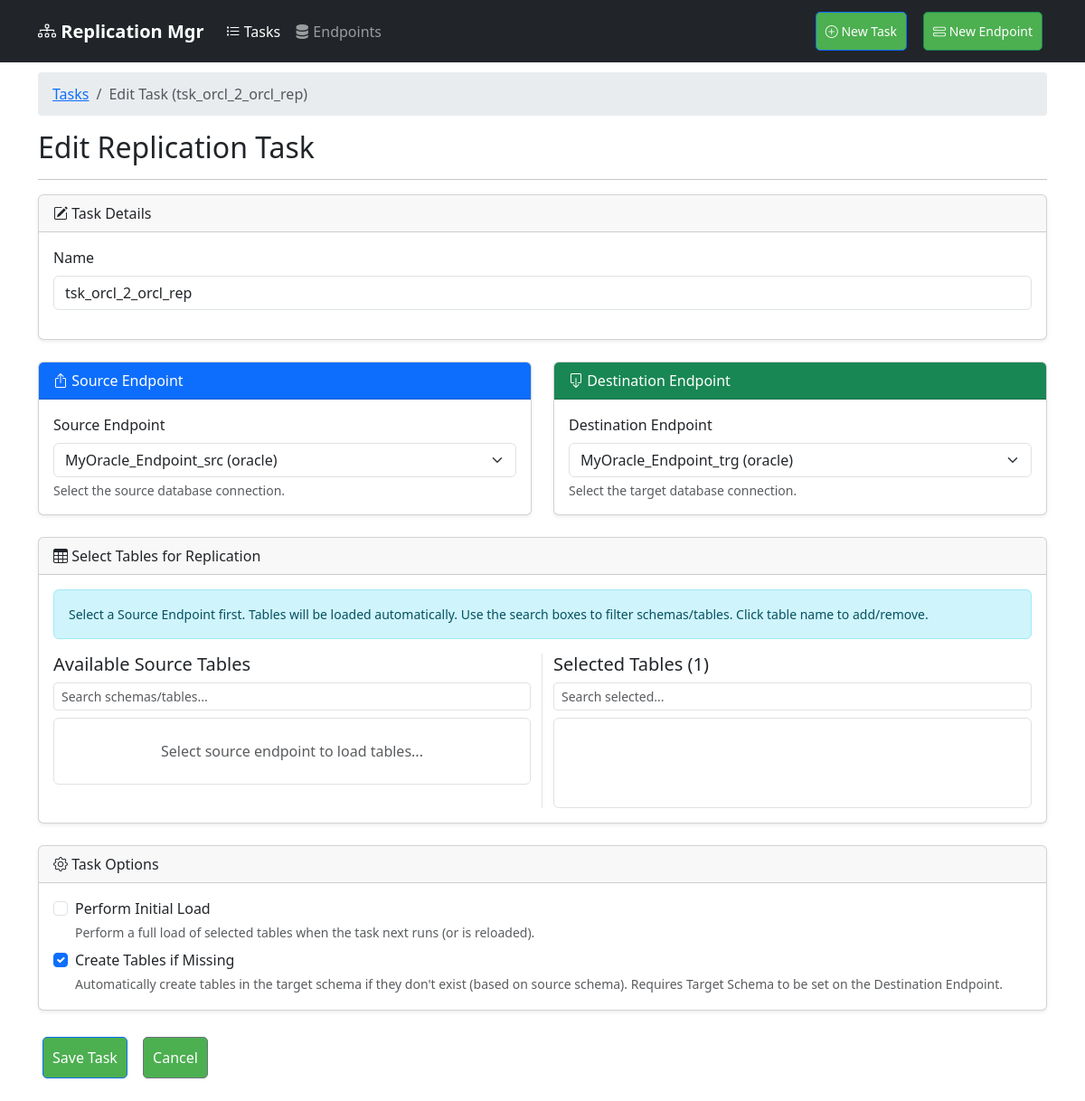
/task/1/edit, run on an earlier commit of the app's database.
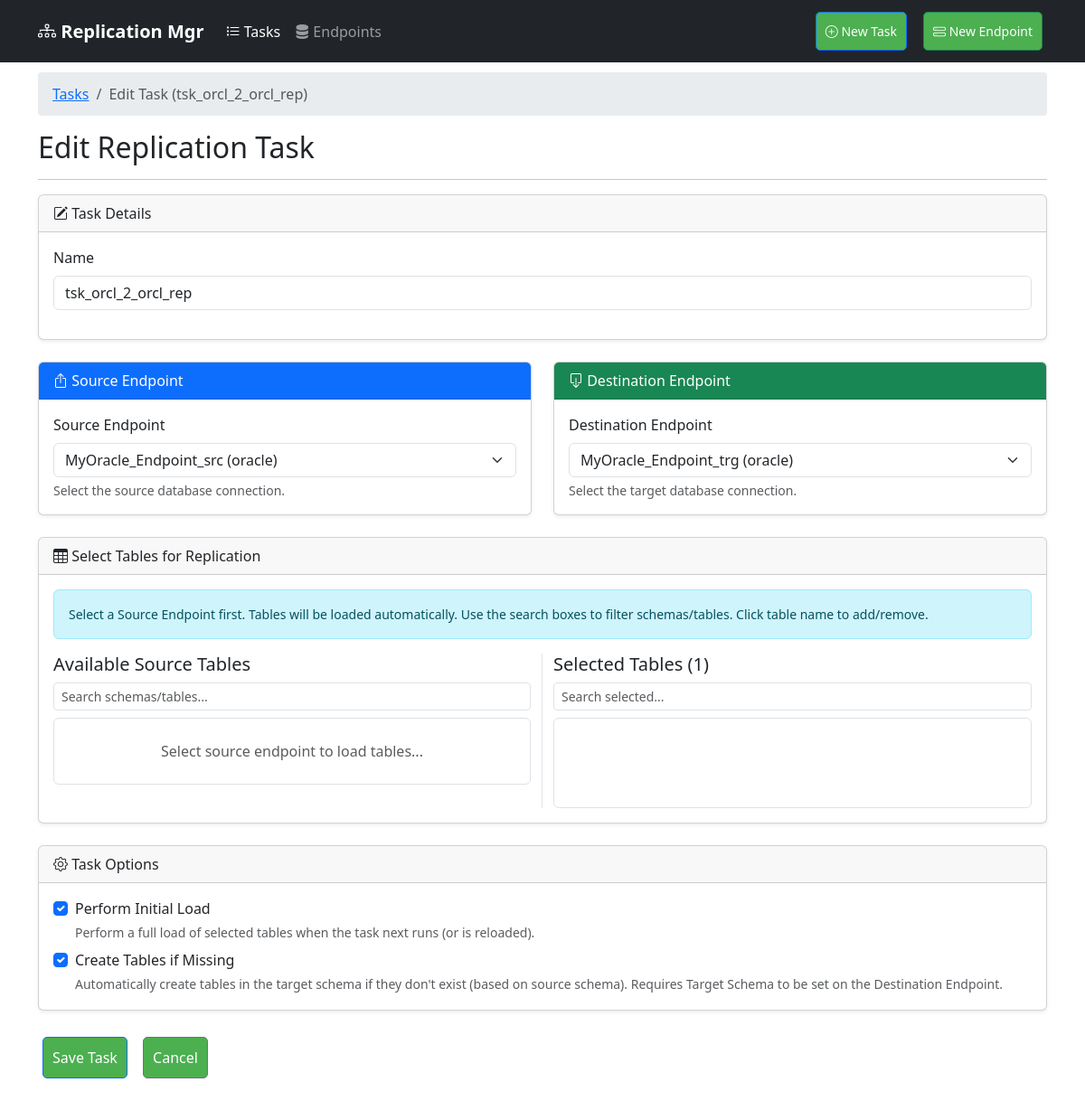
And on a later commit of the database.
### app/models/task.py (models this page shows, shortened)
class ReplicationTask(db.Model):
    __tablename__ = 'replication_task'
    id = db.Column(db.Integer, primary_key=True)
    name = db.Column(db.String(120), unique=True, nullable=False)
    source_id = db.Column(db.Integer, db.ForeignKey('endpoint.id'), nullable=False)
    destination_id = db.Column(db.Integer, db.ForeignKey('endpoint.id'), nullable=False)
    cdc_type = db.Column(db.String(20))
    cdc_config = db.Column(db.JSON)
    status = db.Column(db.String(20), default='stopped')
    options = db.Column(db.JSON)
    last_position = db.Column(db.JSON)
    created_at = db.Column(db.DateTime, default=lambda: datetime.now(timezone.utc))
    last_updated = db.Column(db.DateTime,
                             default=lambda: datetime.now(timezone.utc),
                             onupdate=lambda: datetime.now(timezone.utc))
    tables = db.Column(db.JSON)  # Store selected tables
    initial_load = db.Column(db.Boolean, default=False)
    create_tables = db.Column(db.Boolean, default=True)
    replication_mode = db.Column(db.String(20), default='full')  # full/partial
    merge_enabled = db.Column(db.Boolean, default=True)
    metrics = db.Column(db.JSON, default={  # Initialize metrics with default values
        'inserts': 0,
        'updates': 0,
        'deletes': 0,
        'bytes_processed': 0,
        'latency': 0,
        'last_updated': datetime.utcnow().isoformat(),
        'last_position': 0
    })
    celery_task_id = db.Column(db.String(255), nullable=True, index=True)  # Example field
    source = db.relationship('Endpoint', foreign_keys=[source_id], backref='source_tasks')
    destination = db.relationship('Endpoint', foreign_keys=[destination_id], backref='destination_tasks')

### app/web/routes.py (the view, shortened to what this page needs)
@bp.route('/task/<int:task_id>/edit', methods=['GET', 'POST'])
def edit_task(task_id):
    task = db.session.get(ReplicationTask, task_id)
    if not task:
        abort(404)
    form = TaskForm(obj=task) # Pre-populate form
    endpoints = Endpoint.query.order_by(Endpoint.name).all()
    form.source.choices = [(e.id, f"{e.name} ({e.type})") for e in endpoints if e.endpoint_type == 'source']
    form.destination.choices = [(e.id, f"{e.name} ({e.type})") for e in endpoints if e.endpoint_type == 'target']
    if request.method == 'GET':
         form.source.data = task.source_id
         form.destination.data = task.destination_id
    breadcrumbs = [
        {'url': url_for('web.dashboard'), 'text': 'Tasks'},
        {'url': None, 'text': f'Edit Task ({task.name})'}
    ]
    tables_json_val = json.dumps(task.tables or [])
    return render_template('edit_task.html', form=form, task=task, tables_json_val=tables_json_val, breadcrumbs=breadcrumbs, current_page='tasks')

### app/forms.py
class TaskForm(FlaskForm):
    name = StringField('Name', validators=[
        DataRequired(),
        Length(min=3, max=50)
    ])
    source = SelectField('Source Endpoint', choices=[], validators=[DataRequired()])
    destination = SelectField('Destination Endpoint', choices=[], validators=[DataRequired()])
    initial_load = BooleanField('Perform Initial Load', default=True)
    create_tables = BooleanField('Create Tables if Missing', default=True)
    submit = SubmitField('Save Task')

### app/models/endpoint.py (called while the page is built)
    def __repr__(self):
        return f'<Endpoint {self.name}>'

### app/web/templates/edit_task.html (shortened to what this page needs)
{% extends "base.html" %}
{% block content %}
    {% if breadcrumbs %}
    <nav aria-label="breadcrumb" class="mt-3">
      <ol class="breadcrumb">
        {% for crumb in breadcrumbs %}
          {% if crumb.url %}
            <li class="breadcrumb-item"><a href="{{ crumb.url }}">{{ crumb.text }}</a></li>
          {% else %}
            <li class="breadcrumb-item active" aria-current="page">{{ crumb.text }}</li>
          {% endif %}
        {% endfor %}
      </ol>
    </nav>
    {% endif %}
    <h2>Edit Replication Task</h2>
    <hr>
    <form method="POST" id="task-form">
        <div class="card mb-4 shadow-sm">
            <div class="card-header"><i class="bi bi-pencil-square"></i> Task Details</div>
            <div class="card-body">
                <div class="mb-3">
                    {{ form.name.label(class="form-label") }}
                    {{ form.name(class="form-control" + (" is-invalid" if form.name.errors else ""), autocomplete="off") }}
                </div>
            </div>
        </div>
        <div class="row mb-4">
            <div class="col-md-6">
                <div class="card h-100 shadow-sm">
                     <div class="card-header bg-primary text-white"><i class="bi bi-box-arrow-up"></i> Source Endpoint</div>
                    <div class="card-body">
                        {{ form.source.label(class="form-label") }}
                        {{ form.source(class="form-select" + (" is-invalid" if form.source.errors else ""), autocomplete="off") }}
                         <div class="form-text">Select the source database connection.</div>
                    </div>
                </div>
            </div>
            <div class="col-md-6">
                <div class="card h-100 shadow-sm">
                    <div class="card-header bg-success text-white"><i class="bi bi-box-arrow-down"></i> Destination Endpoint</div>
                    <div class="card-body">
                        {{ form.destination.label(class="form-label") }}
                        {{ form.destination(class="form-select" + (" is-invalid" if form.destination.errors else ""), autocomplete="off") }}
                        <div class="form-text">Select the target database connection.</div>
                    </div>
                </div>
            </div>
        </div>
         <div class="card mb-4 shadow-sm">
             <div class="card-header"><i class="bi bi-table"></i> Select Tables for Replication</div>
             <div class="card-body">
                 <div class="alert alert-info small">
                    Select a Source Endpoint first. Tables will be loaded automatically.
                    Use the search boxes to filter schemas/tables. Click table name to add/remove.
                 </div>
                 <div class="row">
                     <div class="col-md-6 border-end">
                         <h5>Available Source Tables</h5>
                         <input type="text" id="schema-search" class="form-control form-control-sm mb-2" placeholder="Search schemas/tables...">
                         <div id="schema-list" class="border rounded p-2" style="max-height: 400px; overflow-y: auto;">
                             <div class="text-center text-muted p-3" id="schema-loading">Select source endpoint to load tables...</div>
                         </div>
                     </div>
                     <div class="col-md-6">
                         <h5>Selected Tables (<span id="selected-count">0</span>)</h5>
                          <input type="text" id="selected-search" class="form-control form-control-sm mb-2" placeholder="Search selected...">
                         <div id="selected-list" class="border rounded p-2" style="max-height: 400px; overflow-y: auto; min-height: 100px;">
                         </div>
                     </div>
                 </div>
             </div>
        </div>
        <div class="card mb-4 shadow-sm">
            <div class="card-header"><i class="bi bi-gear"></i> Task Options</div>
            <div class="card-body">
                 <div class="form-check mb-2">
                     {{ form.initial_load(class="form-check-input") }}
                     {{ form.initial_load.label(class="form-check-label") }}
                      <div class="form-text">Perform a full load of selected tables when the task next runs (or is reloaded).</div>
                 </div>
                 <div class="form-check">
                     {{ form.create_tables(class="form-check-input") }}
                     {{ form.create_tables.label(class="form-check-label") }}
                      <div class="form-text">Automatically create tables in the target schema if they don't exist (based on source schema). Requires Target Schema to be set on the Destination Endpoint.</div>
                 </div>
            </div>
        </div>
        <div class="mt-4">
            {{ form.submit(class="btn btn-primary") }}
            <a href="{{ url_for('web.dashboard') }}" class="btn btn-secondary ms-2">Cancel</a>
        </div>
    </form>
{% endblock %}

### app/web/templates/base.html (shortened to what this page needs)
<!DOCTYPE html>
<html lang="en">
<head>
    <link href="https://cdn.jsdelivr.net/npm/bootstrap@5.3.0/dist/css/bootstrap.min.css" rel="stylesheet">
    <link rel="stylesheet" href="https://cdn.jsdelivr.net/npm/bootstrap-icons@1.11.3/font/bootstrap-icons.min.css">
    <link rel="stylesheet" href="{{ url_for('static', filename='css/dashboard.css') }}">
</head>
<body>
    <nav class="navbar navbar-expand-lg navbar-dark bg-dark fixed-top">
        <div class="container">
            <a class="navbar-brand" href="{{ url_for('web.dashboard') }}"><i class="bi bi-diagram-3"></i> Replication Mgr</a>
            <div class="collapse navbar-collapse" id="navbarNav">
                <ul class="navbar-nav me-auto mb-2 mb-lg-0">
                    <li class="nav-item">
                        <a class="nav-link {% if current_page == 'tasks' %}active{% endif %}" aria-current="page" href="{{ url_for('web.dashboard') }}"><i class="bi bi-list-task"></i> Tasks</a>
                    </li>
                    <li class="nav-item">
                        <a class="nav-link {% if current_page == 'endpoints' %}active{% endif %}" href="{{ url_for('web.list_endpoints') }}"><i class="bi bi-server"></i> Endpoints</a>
                    </li>
                </ul>
                <div class="d-flex gap-2">
                     <a href="{{ url_for('web.create_task') }}" class="btn btn-primary btn-sm">
                         <i class="bi bi-plus-circle"></i> New Task
                     </a>
                     <a href="{{ url_for('web.create_endpoint') }}" class="btn btn-success btn-sm">
                         <i class="bi bi-hdd-stack"></i> New Endpoint
                     </a>
                 </div>
            </div>
        </div>
    </nav>
    <main class="container mt-4">
        {% block content %}{% endblock %}
    </main>
</body>
</html>

### app/static/css/dashboard.css (style rules this page uses)
.btn { background: #4CAF50; color: white; padding: 10px; border-radius: 5px; text-decoration: none; margin: 5px; }

### app/web/templates/base.html (style rules this page uses)
body { padding-top: 56px; padding-bottom: 20px; }
.navbar-brand { font-weight: bold; }
.nav-link.active { font-weight: 500; }
.breadcrumb { background-color: #e9ecef; padding: 0.75rem 1rem; border-radius: 0.25rem; margin-bottom: 1rem; }

What changed in the data, as far as the page shows it:
changed ReplicationTask "tsk_orcl_2_orcl_rep": initial_load "☐" → "☑"
